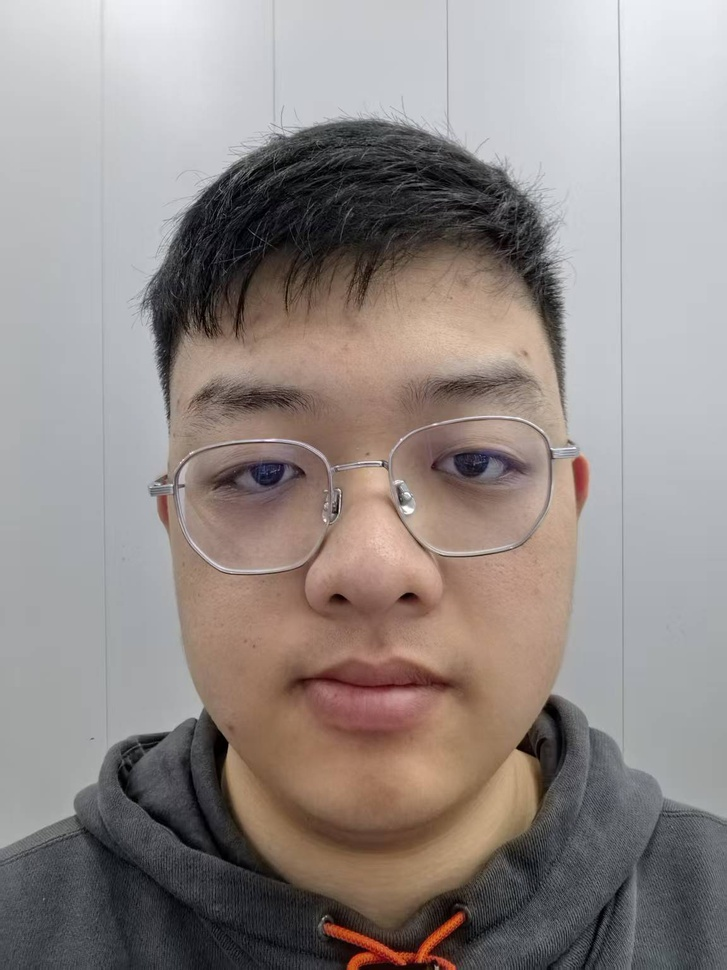
#> input picture Python/1.jpg, 727 x 970 px, shrunk from 1152 x 1536 before the run
$ python PictureCartoonen.py
#> lines starting #> are read from the running program, lines starting #| are printed output that depends on the picture; after the words box and inside, x2 and y2 are one past the last pixel; in counts of white or black regions, pixels touching at a corner belong together
import cv2
import numpy as np
from matplotlib import pyplot as plt

# 读取图片
img = cv2.imread('1.jpg')
#> img is the input picture: shape (970, 727, 3); mean B, G, R 136.1, 139, 147.6

# 转换为灰度图
gray = cv2.cvtColor(img, cv2.COLOR_BGR2GRAY)
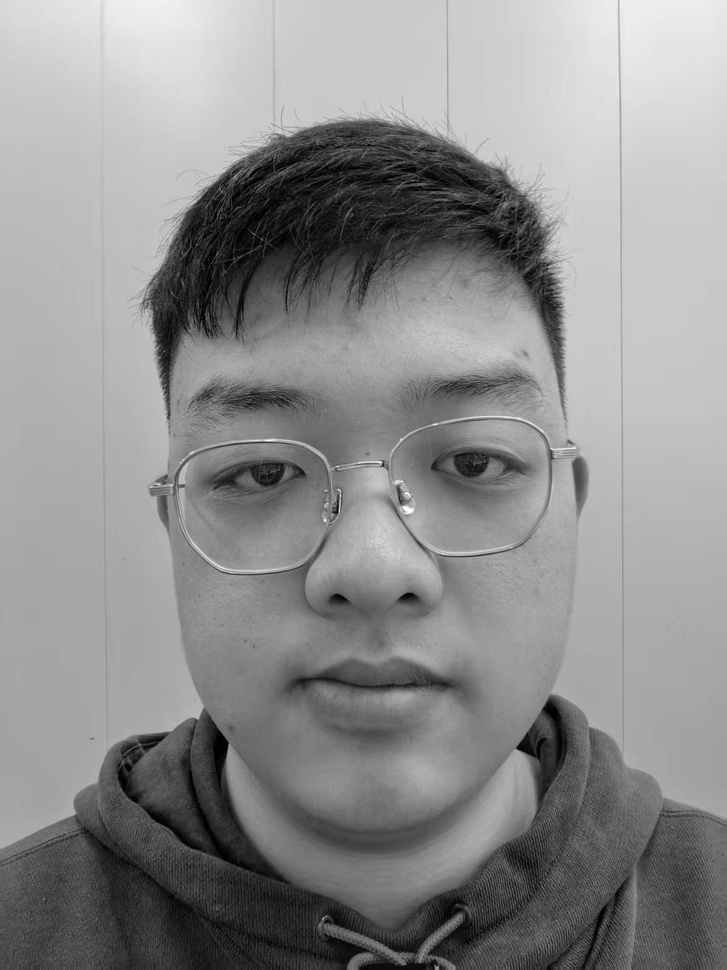
#> gray: shape (970, 727); min 0, max 255, mean 141.3

# 边缘检测
_, cartoon = cv2.threshold(gray, 100, 255, cv2.THRESH_BINARY)
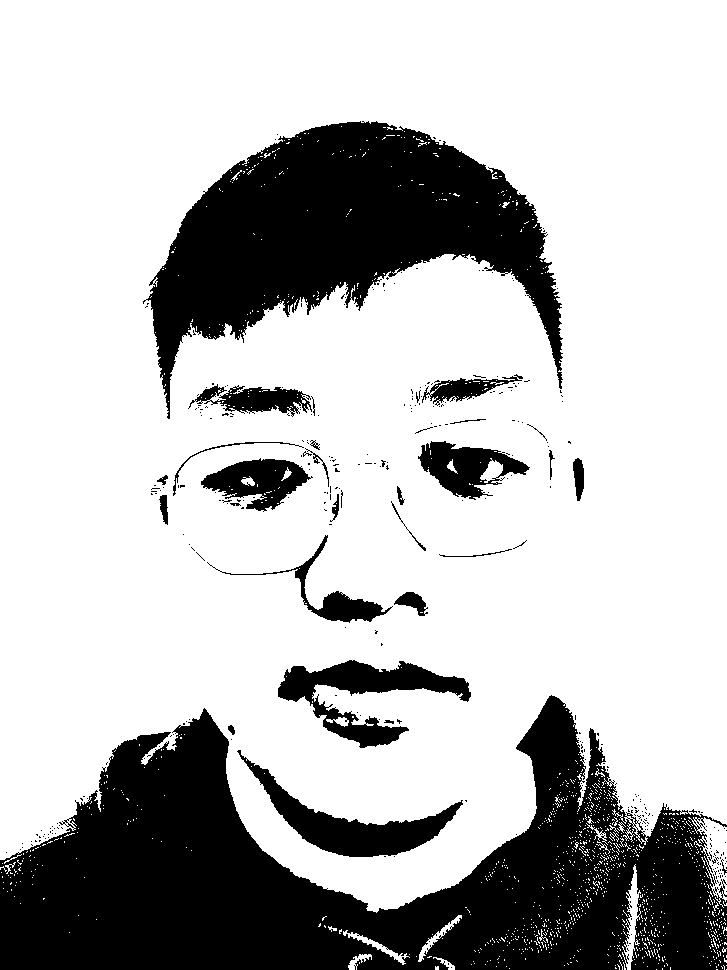
#> cartoon: shape (970, 727); 73.8% white; 356 black regions (325 under 20 px), largest, box (x1, y1, x2, y2) and area: (0, 695, 727, 970) 103784, (143, 121, 563, 419) 54732, (278, 660, 471, 748) 6171

# 应用双边滤波器以平滑图像并保留边缘
cartoon = cv2.bilateralFilter(cartoon, 9, 300, 300)
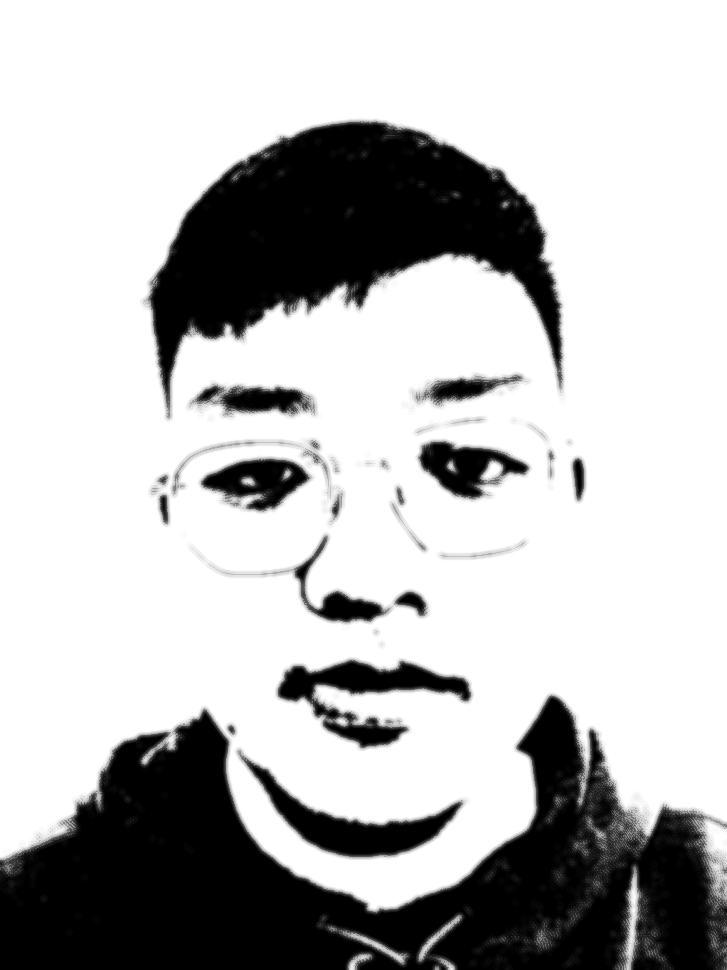
#> cartoon: shape (970, 727); min 0, max 255, mean 188

# 显示结果
plt.imshow(cv2.cvtColor(cartoon, cv2.COLOR_BGR2RGB))
plt.title("Cartoonized Image")
plt.show()
